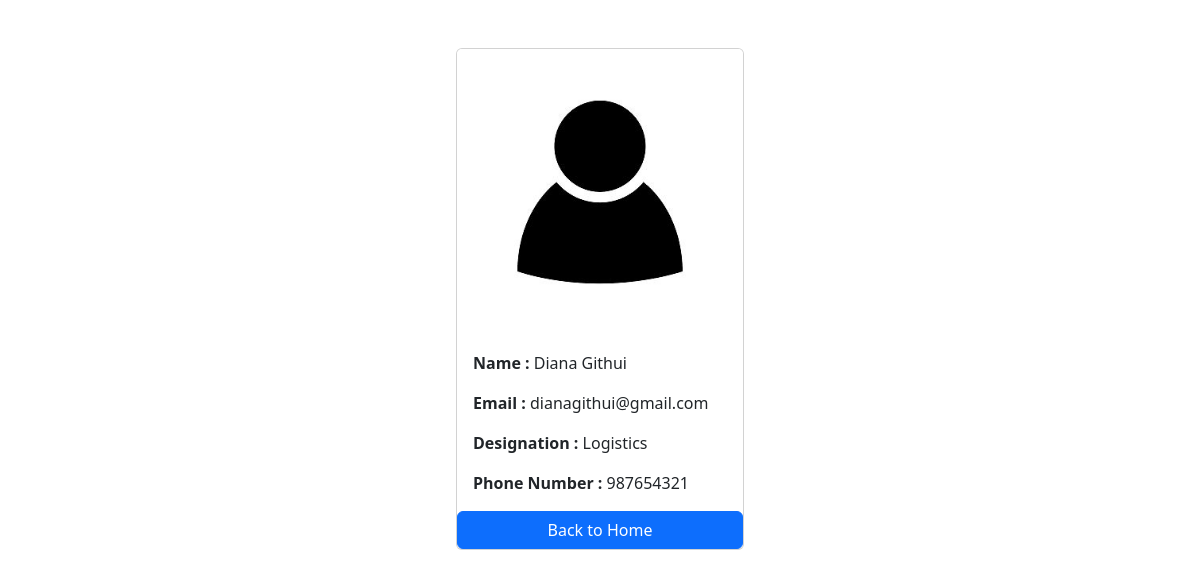
Page /employees/profile/2/ on the committed database.
### employees/models.py (models this page shows)
class Employee(models.Model):
    first_name = models.CharField(max_length=100)
    last_name = models.CharField(max_length=100)
    photo = models.ImageField(upload_to="images")
    designation = models.CharField(max_length=100)
    email_address = models.EmailField(max_length=100, unique=True)
    phone_number = models.CharField(max_length=15, blank=True)
    created_date = models.DateTimeField(auto_now_add=True)
    updated_at = models.DateTimeField(auto_now=True)
    def __str__(self):
        return f"{self.first_name} {self.last_name}"

### employees/views.py (the view)
# urls.py: path("profile/<int:id>/", views.employee_detail, name="employee_detail"),
def employee_detail(request, id):
    employee = get_object_or_404(Employee, pk=id)
    context = {
        "employee": employee,
    }
    return render(request, "employee_detail.html", context)

### templates/employee_detail.html (shortened to what this page needs)
{% load static %}
<!DOCTYPE html>
<html lang="en">
<head>
    <link href="https://cdn.jsdelivr.net/npm/bootstrap@5.3.2/dist/css/bootstrap.min.css" rel="stylesheet">
    <link rel="stylesheet" href="{% static 'css/style.css' %}">
</head>
<body>
    <div class="container pt-5">
        <div class="card mx-auto" style="width: 18rem;">
            <img class="card-img-top" src="{{ employee.photo.url }}" alt="Employee Photo">
            <div class="card-body">
              <p class="card-text"><strong>Name : </strong>{{ employee }}</p>
              <p class="card-text"><strong>Email : </strong>{{ employee.email_address }}</p>
              <p class="card-text"><strong>Designation : </strong>{{ employee.designation }}</p>
              <p class="card-text"><strong>Phone Number : </strong>{{ employee.phone_number }}</p>
            </div>
            <a href="{% url 'home' %}" class="btn btn-primary">Back to Home</a>
          </div>
    </div>
</body>
</html>

### rows in the picture
Employee: photo (picture), first_name+last_name "Diana Githui", email_address "dianagithui@gmail.com", designation "Logistics", phone_number "987654321"
